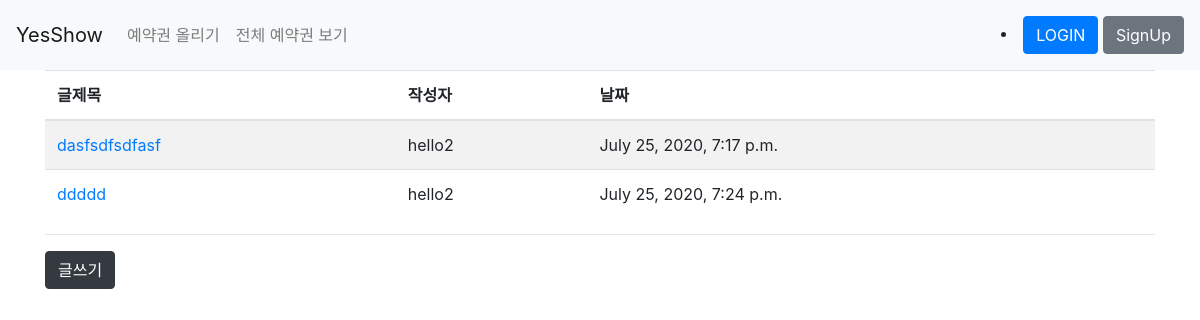
The app's page /content/list, older data.
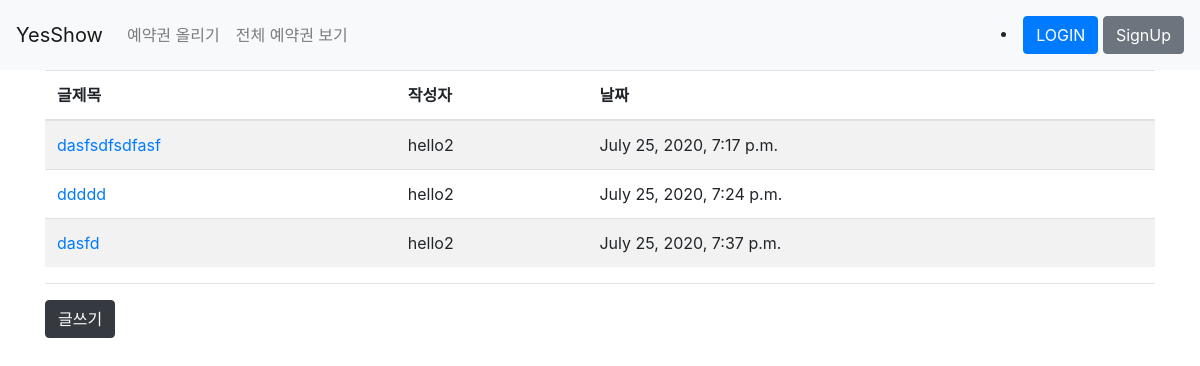
The same page, newer data.
### content/models.py (models this page shows, shortened)
class Post(models.Model):
    title = models.CharField(max_length=200)
    writer = models.ForeignKey(settings.AUTH_USER_MODEL, on_delete=models.CASCADE)
    CATEGORY = (
        ("S", "판매"),
        ("B", "구매"),
    )
    STATUS = (
        ("W", "양도 대기"),
        ("C", "양도 완료"),
        ("P", "양도 진행중"),
    )
    category = models.CharField(max_length=10, choices=CATEGORY)
    status = models.CharField(max_length=100, choices=STATUS)
    date = models.DateTimeField(auto_now=True)
    reserve_price = models.IntegerField()
    food_price = models.IntegerField()
    people = models.IntegerField()
    text = models.TextField()
    img = models.ImageField(upload_to='content/', blank=True, null=True)

### account/models.py (models this page shows)
class CustomUser(AbstractUser):
    def __str__(self):
        return self.username
    phone_number = models.CharField(max_length=20)

### content/views.py (the view)
# urls.py: path('list', views.list, name="list"),
def list(request):
    posts = Post.objects.all()
    return render(request, 'list.html', {'posts': posts})

### content/templates/list.html
{%extends 'base.html'%}
{%block content%}
    <div class="wrapper">
        <div class="container">
            <table class="table table-striped">
                <thead>
                    <tr>
                        <th>글제목</th>
                        <th>작성자</th>
                        <th>날짜</th>
                    </tr>
                </thead>
                <tbody>
                    {% for post in posts %}
                    <tr>
                            <td><a href="{% url 'detail' post.id %}">{{post.title}}</a></td>
                            <td>{{post.writer}}</td>
                            <td>{{post.date}}</td>
                    </tr>
                    {%endfor%}
                </tbody>
            </table>
            <hr/>
            <a href="{% url 'new'%}" class="btn btn-dark">글쓰기</a>
        </div>
    </div>
{%endblock%}

### content/templates/base.html (shortened to what this page needs)
<!DOCTYPE html>
{% load static %}
<html lang="kr">
<head>
  <link rel="stylesheet" href="{% static 'css/main.css' %}">
    <link rel="stylesheet" href="https://stackpath.bootstrapcdn.com/bootstrap/4.4.1/css/bootstrap.min.css">
</head>
<body>
  <nav class="navbar navbar-expand-lg navbar-light bg-light">
      <a class="navbar-brand" href="{% url 'main' %}">YesShow</a>
      <div class="collapse navbar-collapse" id="navbarSupportedContent">
        <ul class="navbar-nav mr-auto">
          <li class="nav-item">
            <a class="nav-link" href="{% url 'new' %}">예약권 올리기</a>
          </li>
          <li class="nav-item">
            <a class="nav-link" href="{% url 'list' %}">전체 예약권 보기</a>
          </li>
        </ul>
        <li class="nav-item">
          {% if user.is_authenticated %}
          <a href="{% url 'logout' %}" class="btn btn-primary my-2" >LOGOUT</a>
          {% else %}
          <a href="{% url 'signin'%}" class="btn btn-primary my-2">LOGIN</a>
          <a href="{% url 'signup'%}" class="btn btn-secondary my-2">SignUp</a>
          {% endif %}
        </li>
      </div>
    </nav>
      {% block content %}
      {% endblock %}
</body>

Row changes from the older to the newer data that the page shows:
added Post: title "dasfd", writer "hello2", date "July 25, 2020, 7:37 p.m."
